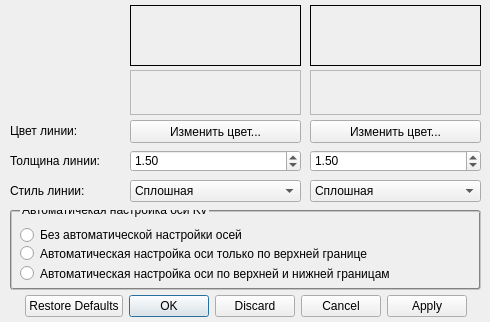
<?xml version="1.0" encoding="UTF-8"?>
<ui version="4.0">
 <class>KV_Settings</class>
 <widget class="QWidget" name="KV_Settings">
  <property name="geometry">
   <rect>
    <x>0</x>
    <y>0</y>
    <width>490</width>
    <height>322</height>
   </rect>
  </property>
  <property name="windowTitle">
   <string>Настройка линий и осей</string>
  </property>
  <widget class="QDoubleSpinBox" name="State1WidthBox">
   <property name="geometry">
    <rect>
     <x>130</x>
     <y>150</y>
     <width>171</width>
     <height>22</height>
    </rect>
   </property>
   <property name="decimals">
    <number>2</number>
   </property>
   <property name="minimum">
    <double>0.100000000000000</double>
   </property>
   <property name="maximum">
    <double>5.000000000000000</double>
   </property>
   <property name="singleStep">
    <double>0.100000000000000</double>
   </property>
   <property name="value">
    <double>1.500000000000000</double>
   </property>
  </widget>
  <widget class="QLabel" name="WidthLabel">
   <property name="geometry">
    <rect>
     <x>10</x>
     <y>153</y>
     <width>111</width>
     <height>16</height>
    </rect>
   </property>
   <property name="text">
    <string>Толщина линии:</string>
   </property>
  </widget>
  <widget class="QLabel" name="ColorLabel">
   <property name="geometry">
    <rect>
     <x>10</x>
     <y>123</y>
     <width>111</width>
     <height>16</height>
    </rect>
   </property>
   <property name="text">
    <string>Цвет линии:</string>
   </property>
  </widget>
  <widget class="QLabel" name="StyleLabel">
   <property name="geometry">
    <rect>
     <x>10</x>
     <y>183</y>
     <width>111</width>
     <height>16</height>
    </rect>
   </property>
   <property name="text">
    <string>Стиль линии:</string>
   </property>
  </widget>
  <widget class="QComboBox" name="State1lineStyleBox">
   <property name="geometry">
    <rect>
     <x>130</x>
     <y>180</y>
     <width>171</width>
     <height>22</height>
    </rect>
   </property>
   <property name="currentIndex">
    <number>1</number>
   </property>
   <item>
    <property name="text">
     <string>Нет линии</string>
    </property>
   </item>
   <item>
    <property name="text">
     <string>Сплошная</string>
    </property>
   </item>
   <item>
    <property name="text">
     <string>Штрихи</string>
    </property>
   </item>
   <item>
    <property name="text">
     <string>Точки</string>
    </property>
   </item>
   <item>
    <property name="text">
     <string>Штрих-точка</string>
    </property>
   </item>
   <item>
    <property name="text">
     <string>Штрих-точка-точка</string>
    </property>
   </item>
  </widget>
  <widget class="QDoubleSpinBox" name="State2WidthBox">
   <property name="geometry">
    <rect>
     <x>310</x>
     <y>150</y>
     <width>171</width>
     <height>22</height>
    </rect>
   </property>
   <property name="decimals">
    <number>2</number>
   </property>
   <property name="minimum">
    <double>0.100000000000000</double>
   </property>
   <property name="maximum">
    <double>5.000000000000000</double>
   </property>
   <property name="singleStep">
    <double>0.100000000000000</double>
   </property>
   <property name="value">
    <double>1.500000000000000</double>
   </property>
  </widget>
  <widget class="demoAreaKv" name="State1demoArea">
   <property name="geometry">
    <rect>
     <x>130</x>
     <y>5</y>
     <width>171</width>
     <height>61</height>
    </rect>
   </property>
   <property name="frameShape">
    <enum>QFrame::Box</enum>
   </property>
   <property name="frameShadow">
    <enum>QFrame::Plain</enum>
   </property>
   <property name="lineWidth">
    <number>1</number>
   </property>
  </widget>
  <widget class="demoAreaKv" name="State2demoArea">
   <property name="geometry">
    <rect>
     <x>310</x>
     <y>5</y>
     <width>171</width>
     <height>61</height>
    </rect>
   </property>
   <property name="frameShape">
    <enum>QFrame::Box</enum>
   </property>
   <property name="frameShadow">
    <enum>QFrame::Plain</enum>
   </property>
  </widget>
  <widget class="QComboBox" name="State2lineStyleBox">
   <property name="geometry">
    <rect>
     <x>310</x>
     <y>180</y>
     <width>171</width>
     <height>22</height>
    </rect>
   </property>
   <property name="currentIndex">
    <number>1</number>
   </property>
   <item>
    <property name="text">
     <string>Нет линии</string>
    </property>
   </item>
   <item>
    <property name="text">
     <string>Сплошная</string>
    </property>
   </item>
   <item>
    <property name="text">
     <string>Штрихи</string>
    </property>
   </item>
   <item>
    <property name="text">
     <string>Точки</string>
    </property>
   </item>
   <item>
    <property name="text">
     <string>Штрих-точка</string>
    </property>
   </item>
   <item>
    <property name="text">
     <string>Штрих-точка-точка</string>
    </property>
   </item>
  </widget>
  <widget class="QDialogButtonBox" name="buttonBox">
   <property name="geometry">
    <rect>
     <x>10</x>
     <y>295</y>
     <width>471</width>
     <height>23</height>
    </rect>
   </property>
   <property name="standardButtons">
    <set>QDialogButtonBox::Apply|QDialogButtonBox::Cancel|QDialogButtonBox::Discard|QDialogButtonBox::Ok|QDialogButtonBox::RestoreDefaults</set>
   </property>
   <property name="centerButtons">
    <bool>true</bool>
   </property>
  </widget>
  <widget class="QTextBrowser" name="State1Filename">
   <property name="enabled">
    <bool>false</bool>
   </property>
   <property name="geometry">
    <rect>
     <x>130</x>
     <y>70</y>
     <width>171</width>
     <height>45</height>
    </rect>
   </property>
   <property name="palette">
    <palette>
     <active>
      <colorrole role="Text">
       <brush brushstyle="SolidPattern">
        <color alpha="255">
         <red>0</red>
         <green>0</green>
         <blue>0</blue>
        </color>
       </brush>
      </colorrole>
     </active>
     <inactive>
      <colorrole role="Text">
       <brush brushstyle="SolidPattern">
        <color alpha="255">
         <red>0</red>
         <green>0</green>
         <blue>0</blue>
        </color>
       </brush>
      </colorrole>
     </inactive>
     <disabled>
      <colorrole role="Text">
       <brush brushstyle="SolidPattern">
        <color alpha="255">
         <red>0</red>
         <green>0</green>
         <blue>0</blue>
        </color>
       </brush>
      </colorrole>
     </disabled>
    </palette>
   </property>
  </widget>
  <widget class="QPushButton" name="State1ColorChange">
   <property name="geometry">
    <rect>
     <x>130</x>
     <y>120</y>
     <width>171</width>
     <height>23</height>
    </rect>
   </property>
   <property name="text">
    <string>Изменить цвет...</string>
   </property>
  </widget>
  <widget class="QPushButton" name="State2ColorChange">
   <property name="geometry">
    <rect>
     <x>310</x>
     <y>120</y>
     <width>171</width>
     <height>23</height>
    </rect>
   </property>
   <property name="text">
    <string>Изменить цвет...</string>
   </property>
  </widget>
  <widget class="QTextBrowser" name="State2Filename">
   <property name="enabled">
    <bool>false</bool>
   </property>
   <property name="geometry">
    <rect>
     <x>310</x>
     <y>70</y>
     <width>171</width>
     <height>45</height>
    </rect>
   </property>
   <property name="palette">
    <palette>
     <active>
      <colorrole role="Text">
       <brush brushstyle="SolidPattern">
        <color alpha="255">
         <red>0</red>
         <green>0</green>
         <blue>0</blue>
        </color>
       </brush>
      </colorrole>
     </active>
     <inactive>
      <colorrole role="Text">
       <brush brushstyle="SolidPattern">
        <color alpha="255">
         <red>0</red>
         <green>0</green>
         <blue>0</blue>
        </color>
       </brush>
      </colorrole>
     </inactive>
     <disabled>
      <colorrole role="Text">
       <brush brushstyle="SolidPattern">
        <color alpha="255">
         <red>0</red>
         <green>0</green>
         <blue>0</blue>
        </color>
       </brush>
      </colorrole>
     </disabled>
    </palette>
   </property>
  </widget>
  <widget class="QGroupBox" name="groupBox">
   <property name="geometry">
    <rect>
     <x>10</x>
     <y>210</y>
     <width>471</width>
     <height>80</height>
    </rect>
   </property>
   <property name="styleSheet">
    <string notr="true"> QGroupBox {
     border: 2px groove #828282;
     border-radius: 3px;
	 margin-top: 2ex; /* оставляем пространство вверху для заголовка */
 }

 QGroupBox::title {
	 position: relative;
	 top: -7px;
	 left: 10px;
}</string>
   </property>
   <property name="title">
    <string>Автоматичекая настройка оси Kv</string>
   </property>
   <widget class="QRadioButton" name="NoAuto">
    <property name="geometry">
     <rect>
      <x>10</x>
      <y>15</y>
      <width>451</width>
      <height>20</height>
     </rect>
    </property>
    <property name="text">
     <string>Без автоматической настройки осей</string>
    </property>
   </widget>
   <widget class="QRadioButton" name="HighBorderAuto">
    <property name="geometry">
     <rect>
      <x>10</x>
      <y>35</y>
      <width>451</width>
      <height>17</height>
     </rect>
    </property>
    <property name="text">
     <string>Автоматическая настройка оси только по верхней границе</string>
    </property>
   </widget>
   <widget class="QRadioButton" name="AllAuto">
    <property name="geometry">
     <rect>
      <x>10</x>
      <y>55</y>
      <width>451</width>
      <height>17</height>
     </rect>
    </property>
    <property name="text">
     <string>Автоматическая настройка оси по верхней и нижней границам</string>
    </property>
   </widget>
  </widget>
 </widget>
 <layoutdefault spacing="6" margin="11"/>
 <customwidgets>
  <customwidget>
   <class>demoAreaKv</class>
   <extends>QFrame</extends>
   <header>demoareakv.h</header>
   <container>1</container>
  </customwidget>
 </customwidgets>
 <resources/>
 <connections/>
</ui>
